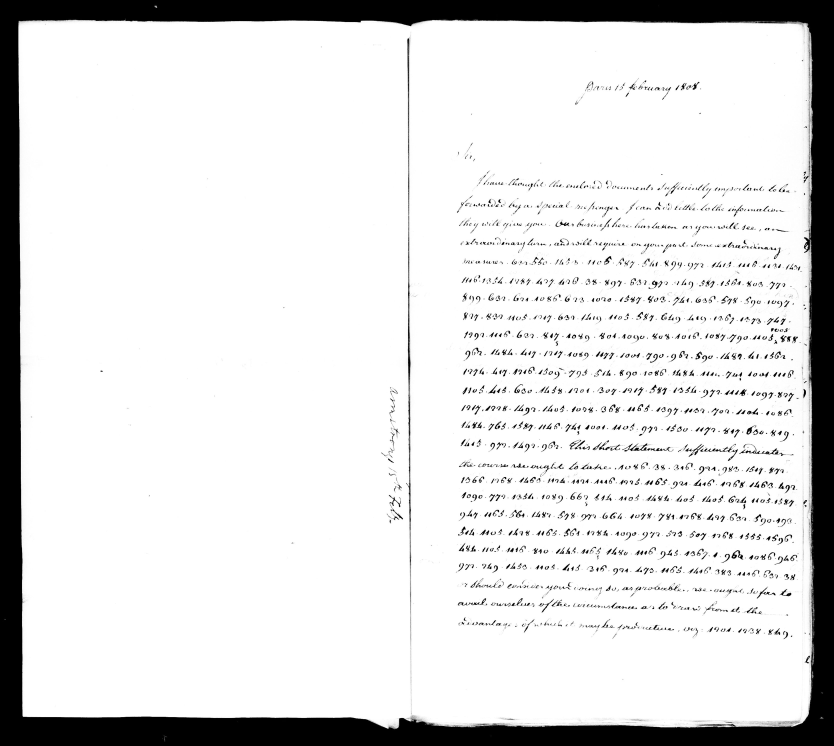
#> input picture ciphers/armstrong-madison-1808/images/M34-014-0024.jpg, 3333 x 2982 px, given in place of inv86_0003_left_native.jpg, which was not available (shown at 1/4 size)
$ python build_call.py
#> lines starting #> are read from the running program, lines starting #| are printed output that depends on the picture; pictures that were not available may be replaced by others from this repository, and a replacement may not be noted
# SUR-POS6 (account 1, LANE DEFAULT-A1-1840, 13 Oct 2026): one blind sign call on 4.VEL 2039 legend k pos 6 (7 vs r) against the
# Nieuw Secreet sheet's E-row 7 and T-row r tiles (boxes from passes/signcmp_sur2039r/blind_key.json: R_E7, R_Tr), with two
# known-answer H controls from the same legend line (l pos 3 = r, m pos 11 = 7). Reference and query labels shuffled (seed
# 20261013); no value, reading or code on the image. Usage (from the target folder): python3 passes/signcmp_surpos6/build_call.py
import json, random
from PIL import Image, ImageDraw
D = 'passes/signcmp_surpos6/'
SHEET = 'images/inv86_0003_left_native.jpg'; LEG = 'images/2039_legend_native.jpg'
REFS = {'R_E7': (SHEET, (248, 945, 292, 1012), '7'), 'R_Tr': (SHEET, (115, 2730, 185, 2795), 'r')}
QS = {'T_k6': (LEG, (850, 752, 876, 785), 'target'), 'C_l3_r': (LEG, (1132, 752, 1156, 785), 'r'),
      'C_m11_7': (LEG, (1696, 752, 1713, 782), '7')}
rng = random.Random(20261013)
rk = sorted(REFS); rng.shuffle(rk); qk = sorted(QS); rng.shuffle(qk)
key = {'refs': {lab: [k] + [REFS[k][0], list(REFS[k][1]), REFS[k][2]] for lab, k in zip('XY', rk)},
       'queries': {f'Q{i+1}': [k, QS[k][0], list(QS[k][1]), QS[k][2]] for i, k in enumerate(qk)}}
def tile(f, b, pad=6, H=160):
#> called with f = 'images/inv86_0003_left_native.jpg', b = (248, 945, 292, 1012), pad = 6, H = 160
    im = Image.open(f).convert('L'); x0, y0, x1, y1 = b
#> in tile, im is the input picture: PIL image 3333x2982 L; min 0, max 255, mean 222.3
    im = im.crop((max(0, x0 - pad), max(0, y0 - pad), x1 + pad, y1 + pad)); s = H / im.size[1]
#> after `im = im.crop((max(0, x0 - pad), max(0, y0 - pad), x1 + pad, y1 + pad))`: im: PIL image 56x79 L; every value is 255
#> after `s = H / im.size[1]`: s = 2.03
    return im.resize((max(20, int(im.size[0] * s)), H))
#> returned value: PIL image 113x160 L; every value is 255
def sheet(items, out):
    tiles = [(lab, tile(f, tuple(b))) for lab, (f, b) in items]
#> in tile (call 2), `im = im.crop((max(0, x0 - pad), max(0, y0 - pad), x1 + pad, y1 + pad))`: im: PIL image 82x77 L; every value is 255
#> in tile (call 2), `return im.resize((max(20, int(im.size[0] * s)), H))`: returned value: PIL image 170x160 L; every value is 255
#> tiles = 2 items
    W = sum(max(t.size[0], 80) + 40 for _, t in tiles) + 20; c = Image.new('L', (W, 220), 255); d = ImageDraw.Draw(c); x = 20
#> after `W = sum((max(t.size[0], 80) + 40 for _, t in tiles)) + 20`: W = 383
#> after `c = Image.new('L', (W, 220), 255)`: c: PIL image 383x220 L; every value is 255
    for lab, t in tiles:
        c.paste(t, (x, 40)); d.rectangle([x - 1, 39, x + t.size[0], 40 + t.size[1]], outline=128); d.text((x + 2, 10), lab, fill=0)
        x += max(t.size[0], 80) + 40
#> this loop made 2 passes
#> (lab, x) on passes 1 to 2: ('X', 173), ('Y', 383)
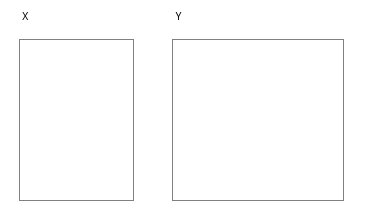
#> c: PIL image 383x220 L; min 2, max 255, mean 253.1
#> after the loop, x = 383
    c.save(D + out, quality=92)
sheet([(lab, (v[1], v[2])) for lab, v in key['refs'].items()], 'refs.jpg')
sheet([(lab, (v[1], v[2])) for lab, v in key['queries'].items()], 'queries.jpg')
#> call 2 of sheet, with out = 'queries.jpg'
#> call 3 of tile, with f = 'images/2039_legend_native.jpg', b = (850, 752, 876, 785), pad = 6, H = 160
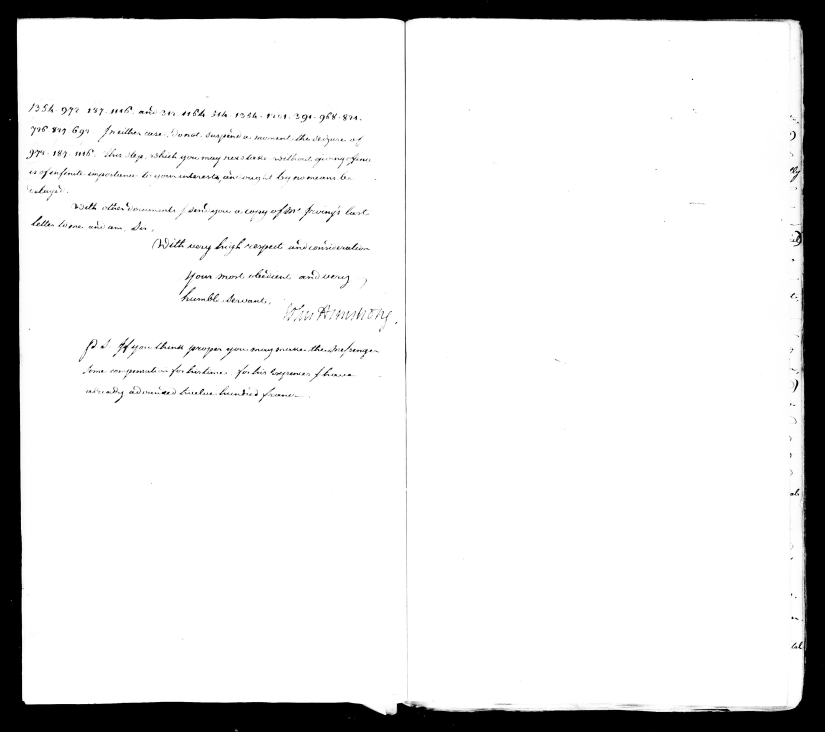
#> input picture ciphers/armstrong-madison-1808/images/M34-014-0025.jpg, 3300 x 2927 px, given in place of 2039_legend_native.jpg, which was not available (shown at 1/4 size)
#> in tile, im is the input picture: PIL image 3300x2927 L; min 0, max 255, mean 225.7
#> in tile (call 3), `im = im.crop((max(0, x0 - pad), max(0, y0 - pad), x1 + pad, y1 + pad))`: im: PIL image 38x45 L; every value is 255
#> in tile (call 3), `return im.resize((max(20, int(im.size[0] * s)), H))`: returned value: PIL image 135x160 L; every value is 255
#> in tile (call 4), `im = im.crop((max(0, x0 - pad), max(0, y0 - pad), x1 + pad, y1 + pad))`: im: PIL image 29x42 L; every value is 255
#> in tile (call 4), `return im.resize((max(20, int(im.size[0] * s)), H))`: returned value: PIL image 110x160 L; every value is 255
#> in tile (call 5), `x0, y0, x1, y1 = b`: x0 = 1132; x1 = 1156; y1 = 785
#> in tile (call 5), `im = im.crop((max(0, x0 - pad), max(0, y0 - pad), x1 + pad, y1 + pad))`:
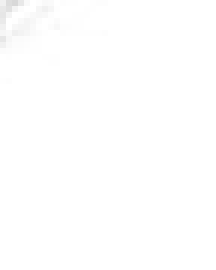
#> im: PIL image 36x45 L (shown 6 times larger); min 216, max 255, mean 254.6
#> in sheet (call 2), `tiles = [(lab, tile(f, tuple(b))) for lab, (f, b) in items]`: tiles = 3 items
#> in sheet (call 2), `W = sum((max(t.size[0], 80) + 40 for _, t in tiles)) + 20`: W = 513
#> in sheet (call 2), `c = Image.new('L', (W, 220), 255)`: c: PIL image 513x220 L; every value is 255
#> the loop in sheet (call 2), `for lab, t in tiles:` made 3 passes
#> (lab, x) on passes 1 to 3: ('Q1', 195), ('Q2', 345), ('Q3', 513)
#> after the loop in sheet (call 2), `for lab, t in tiles:`:
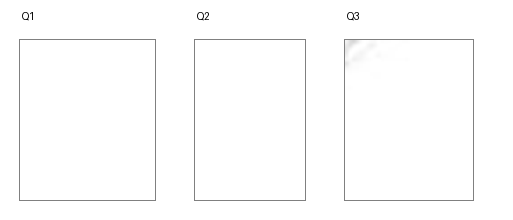
#> c: PIL image 513x220 L; min 10, max 255, mean 252.8
json.dump(key, open(D + 'blind_key.json', 'w'), indent=1)
print({k: v[0] for k, v in key['refs'].items()}, {k: v[0] for k, v in key['queries'].items()})
